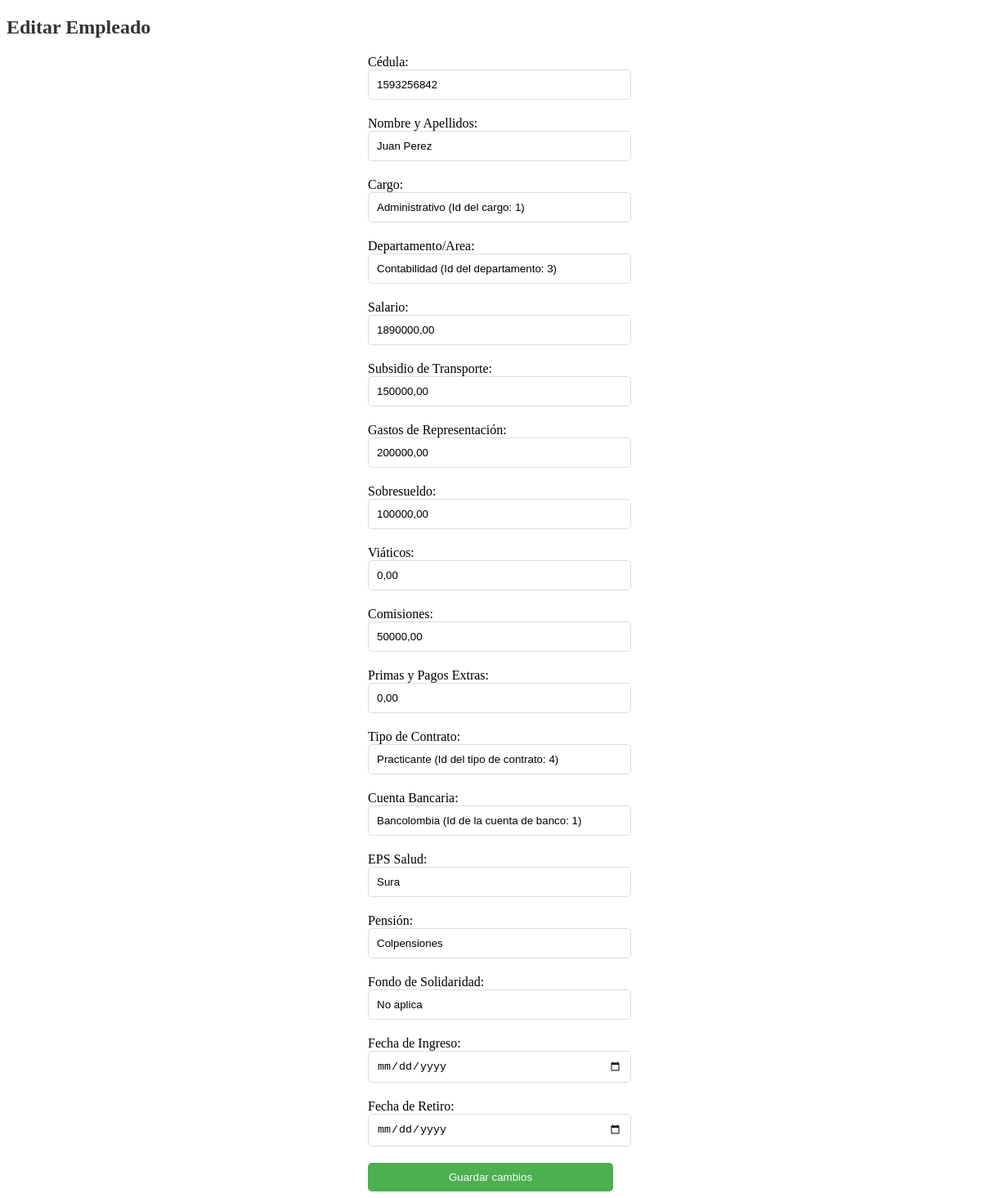
Page /editar_personal/1593256842/ on the committed database.
### Modulos/GestionN/models.py (models this page shows, shortened)
class Personal(models.Model):
    id_Cedula = models.CharField(max_length=20, primary_key=True)
    Nombre_Apellidos = models.CharField(max_length=100)
    Cargo_Empl = models.ForeignKey(Cargo, on_delete=models.CASCADE)
    Dpto_Area = models.ForeignKey(Departamento, on_delete=models.CASCADE)
    Salario = models.DecimalField(max_digits=12, decimal_places=2)
    Sub_Tpte = models.DecimalField(max_digits=12, decimal_places=2)
    Gastos_Rep = models.DecimalField(max_digits=12, decimal_places=2)
    Sobresueldo = models.DecimalField(max_digits=12, decimal_places=2)
    Viáticos = models.DecimalField(max_digits=12, decimal_places=2)
    Comisiones = models.DecimalField(max_digits=12, decimal_places=2)
    Primas_Pago_Extras = models.DecimalField(max_digits=12, decimal_places=2)
    Tipo_Contr = models.ForeignKey(Tipo_Contrato, on_delete=models.CASCADE)
    Cta_Banco = models.ForeignKey(Cuenta_Banco, on_delete=models.CASCADE)
    Eps_Salud = models.CharField(max_length=100)
    Pensión = models.CharField(max_length=100)
    Fdo_Sol = models.CharField(max_length=100)
    Fecha_Ingreso = models.DateField()
    Fecha_Retiro = models.DateField(null = True, blank = True)

class Cargo(models.Model):
    id_Cargo = models.CharField(max_length=10, primary_key=True)
    Nombre = models.CharField(max_length=100)
    def __str__(self):
        txt = "{0} (Id del cargo: {1})"
        return txt.format(self.Nombre, self.id_Cargo)

class Departamento(models.Model):
    id_Dpto = models.CharField(max_length=10, primary_key=True)
    Nombre = models.CharField(max_length=100)
    def __str__(self):
        txt = "{0} (Id del departamento: {1})"
        return txt.format(self.Nombre, self.id_Dpto)

class Tipo_Contrato(models.Model):
    id_TipoContrato = models.CharField(max_length=10, primary_key=True)
    Nombre = models.CharField(max_length=100)
    def __str__(self):
        txt = "{0} (Id del tipo de contrato: {1})"
        return txt.format(self.Nombre, self.id_TipoContrato)

class Cuenta_Banco(models.Model):
    id_CuentaBanco = models.CharField(max_length=10, primary_key=True)
    Nombre = models.CharField(max_length=100)
    def __str__(self):
        txt = "{0} (Id de la cuenta de banco: {1})"
        return txt.format(self.Nombre, self.id_CuentaBanco)

### Modulos/GestionN/views.py (the view)
# urls.py: path('editar_personal/<int:id_Cedula>/', views.edit_personal, name='editar_personal'),
def edit_personal(request, id_Cedula):
    personal = get_object_or_404(Personal, id_Cedula=id_Cedula)
    if request.method == 'POST':
        form = PersonalForm(request.POST, instance=personal)
        if form.is_valid():
            form.save()
            return redirect('personal')
    else:
        form = PersonalForm(instance=personal)
    return render(request, 'editar_personal.html', {'form': form, 'empleado': personal})

### Modulos/GestionN/forms.py
class PersonalForm(forms.ModelForm):
    class Meta:
        model = Personal
        fields = '__all__'

### Modulos/GestionN/templates/editar_personal.html (shortened to what this page needs)
<!DOCTYPE html>
<html>
<head>
</head>
<body>
  <h2>Editar Empleado</h2>
  <form method="POST" action="{% url 'editar_personal' empleado.id_Cedula %}">
    <label for="id_Cedula">Cédula:</label>
    <input type="text" id="id_Cedula" name="id_Cedula" value="{{ empleado.id_Cedula }}">
    <label for="Nombre_Apellidos">Nombre y Apellidos:</label>
    <input type="text" id="Nombre_Apellidos" name="Nombre_Apellidos" value="{{ empleado.Nombre_Apellidos }}">
    <label for="Cargo_Empl">Cargo:</label>
    <input type="text" id="Cargo_Empl" name="Cargo_Empl" value="{{ empleado.Cargo_Empl }}">
    <label for="Dpto_Area">Departamento/Area:</label>
    <input type="text" id="Dpto_Area" name="Dpto_Area" value="{{ empleado.Dpto_Area }}">
    <label for="Salario">Salario:</label>
    <input type="text" id="Salario" name="Salario" value="{{ empleado.Salario }}">
    <label for="Sub_Tpte">Subsidio de Transporte:</label>
    <input type="text" id="Sub_Tpte" name="Sub_Tpte" value="{{ empleado.Sub_Tpte }}">
    <label for="Gastos_Rep">Gastos de Representación:</label>
    <input type="text" id="Gastos_Rep" name="Gastos_Rep" value="{{ empleado.Gastos_Rep }}">
    <label for="Sobresueldo">Sobresueldo:</label>
    <input type="text" id="Sobresueldo" name="Sobresueldo" value="{{ empleado.Sobresueldo }}">
    <label for="Viáticos">Viáticos:</label>
    <input type="text" id="Viáticos" name="Viáticos" value="{{ empleado.Viáticos }}">
    <label for="Comisiones">Comisiones:</label>
    <input type="text" id="Comisiones" name="Comisiones" value="{{ empleado.Comisiones }}">
    <label for="Primas_Pago_Extras">Primas y Pagos Extras:</label>
    <input type="text" id="Primas_Pago_Extras" name="Primas_Pago_Extras" value="{{ empleado.Primas_Pago_Extras }}">
    <label for="Tipo_Contr">Tipo de Contrato:</label>
    <input type="text" id="Tipo_Contr" name="Tipo_Contr" value="{{ empleado.Tipo_Contr }}">
    <label for="Cta_Banco">Cuenta Bancaria:</label>
    <input type="text" id="Cta_Banco" name="Cta_Banco" value="{{ empleado.Cta_Banco }}">
    <label for="Eps_Salud">EPS Salud:</label>
    <input type="text" id="Eps_Salud" name="Eps_Salud" value="{{ empleado.Eps_Salud }}">
    <label for="Pensión">Pensión:</label>
    <input type="text" id="Pensión" name="Pensión" value="{{ empleado.Pensión }}">
    <label for="Fdo_Sol">Fondo de Solidaridad:</label>
    <input type="text" id="Fdo_Sol" name="Fdo_Sol" value="{{ empleado.Fdo_Sol }}">
    <label for="Fecha_Ingreso">Fecha de Ingreso:</label>
    <input type="date" id="Fecha_Ingreso" name="Fecha_Ingreso" value="{{ empleado.Fecha_Ingreso }}">
    <label for="Fecha_Retiro">Fecha de Retiro:</label>
    <input type="date" id="Fecha_Retiro" name="Fecha_Retiro" value="{{ empleado.Fecha_Retiro }}">
    <input type="submit" value="Guardar cambios">
  </form>
</body>
</html>

### Modulos/GestionN/templates/editar_personal.html (style rules this page uses)
h2 { color: #333; }
form { width: 300px; margin: 0 auto; }
label { display: block; margin-top: 20px; }
input[type="text"], input[type="date"] { width: 100%; padding: 10px; border: 1px solid #ddd; border-radius: 5px; }
input[type="submit"] { display: block; width: 100%; padding: 10px; margin-top: 20px; background-color: #4CAF50; color: white; border: none; border-radius: 5px; cursor: pointer; }

### rows in the picture
Personal: id_Cedula "1593256842", Nombre_Apellidos "Juan Perez", Cargo_Empl "Administrativo (Id del cargo: 1)", Dpto_Area "Contabilidad (Id del departamento: 3)", Salario "1890000,00", Sub_Tpte "150000,00", Gastos_Rep "200000,00", Sobresueldo "100000,00", Viáticos "0,00", Comisiones "50000,00", Primas_Pago_Extras "0,00", Tipo_Contr "Practicante (Id del tipo de contrato: 4)", Cta_Banco "Bancolombia (Id de la cuenta de banco: 1)", Eps_Salud "Sura", Pensión "Colpensiones", Fdo_Sol "No aplica"
